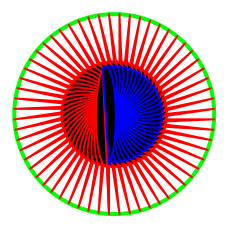

Reproduce this figure in Python.
from turtle import *
from math import *
from canvasvg import *
s=Shape("compound")
half_circle_steps=10
color('blue','blue')
begin_poly()
begin_fill()
radius=10
step=2*sin(radians(90/half_circle_steps))*radius
bk(radius)
seth(-90+90/half_circle_steps)
speed(0)
tracer(0,0)
for i in range(half_circle_steps):
   fd(step)
   rt(180/half_circle_steps)  
end_fill()
end_poly()
poly1=get_poly()

color('red','red')
begin_poly()
begin_fill()
for i in range(half_circle_steps):
   fd(step)
   rt(180/half_circle_steps)   
end_fill()
end_poly()
poly2=get_poly()

s.addcomponent(poly1,"black","red")
s.addcomponent(poly2,"black","blue")
register_shape("redblue",s)

if 1:
    clearscreen()
    shape('redblue')
    pencolor("green") #No effect on compount shapes
    pensize(4)
    radius=100
    steps=60
    step=2*pi*radius/steps
    shapesize(5,1,2)

if 1:
    #factorx=5
    #factory=1
    tilt_rotate_factor=0
    rotate_degree=360/steps
    tilt_degree=rotate_degree*tilt_rotate_factor
    tilt_radian=radians(tilt_degree)
    for i in range(steps):
        #fillcolor(i*tilt_rotate_factor%steps/steps,0,1-i*tilt_rotate_factor%steps/steps)
        stamp()
        fd(step)
        lt(rotate_degree)
        tilt(tilt_degree)
        #shapetransform(factorx*cos(i*tilt_radian),factory*sin(i*tilt_radian),-factorx*sin(i*tilt_radian),factory*cos(i*tilt_radian))

    update()
    saveall("mobius.svg",Screen()._canvas)
    exitonclick()
